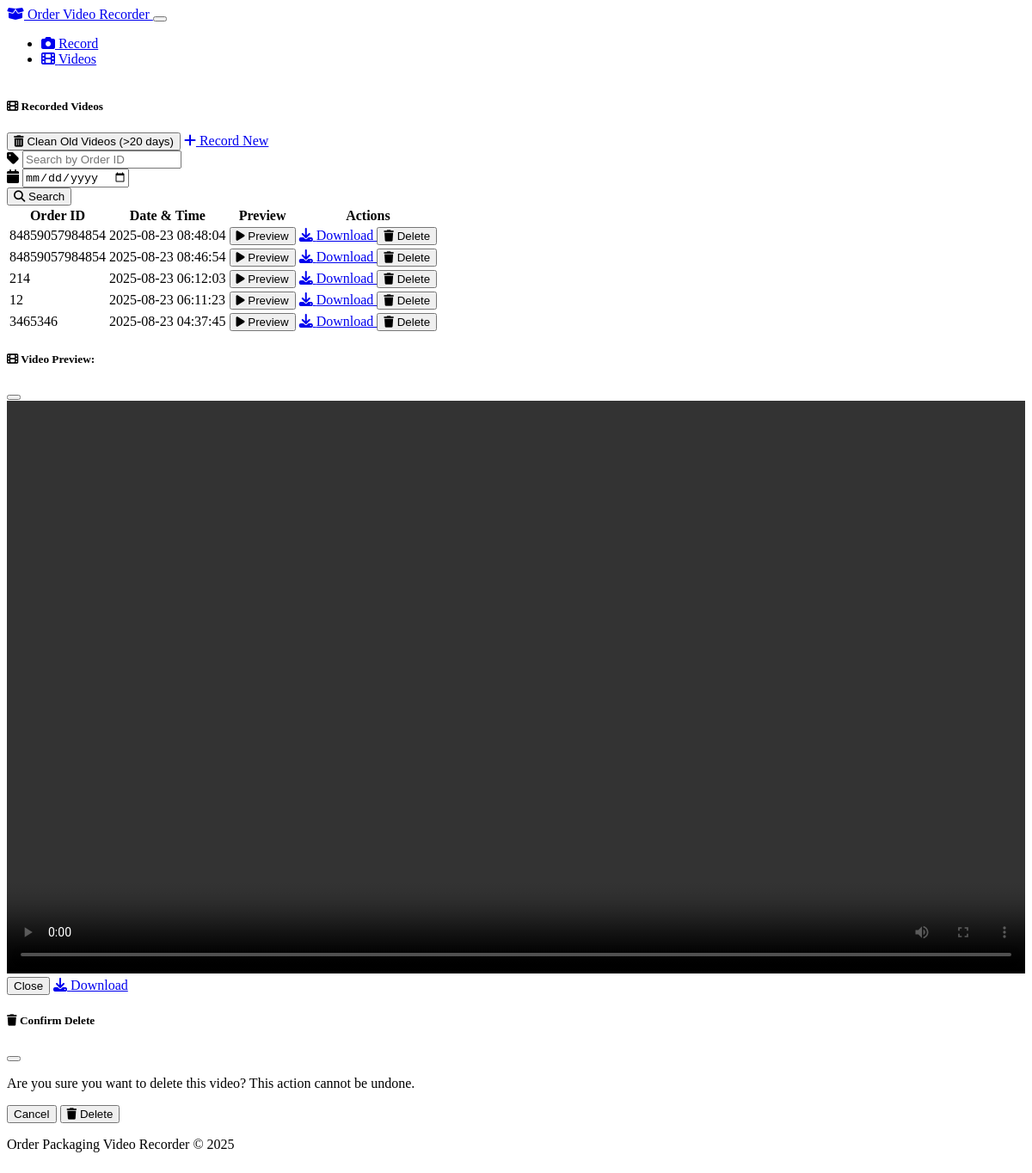
Screenshot of /search with the database file from the repository.
### models.py (models this page shows, shortened)
class OrderVideo(db.Model):
    id = db.Column(db.Integer, primary_key=True)
    order_id = db.Column(db.String(128), nullable=False, index=True)
    file_path = db.Column(db.String(255), nullable=False)
    created_at = db.Column(db.DateTime, default=datetime.utcnow)

### app.py (the view)
@app.route('/search')
def search():
    order_id = request.args.get('order_id', '')
    date_str = request.args.get('date', '')
    query = OrderVideo.query
    if order_id:
        query = query.filter(OrderVideo.order_id.contains(order_id))
    if date_str:
        try:
            search_date = datetime.strptime(date_str, '%Y-%m-%d').date()
            query = query.filter(db.func.date(OrderVideo.created_at) == search_date)
        except ValueError:
            logger.error(f"Invalid date format: {date_str}")
    videos = query.order_by(OrderVideo.created_at.desc()).all()
    return render_template('videos.html', videos=videos, search_term=order_id, search_date=date_str, now=datetime.now())

### templates/videos.html (shortened to what this page needs)
{% extends 'layout.html' %}
{% block content %}
<div class="row">
    <div class="col-md-12 mb-4">
        <div class="card">
            <div class="card-header bg-dark d-flex justify-content-between align-items-center">
                <h5 class="mb-0">
                    <i class="fas fa-film me-2"></i>
                    Recorded Videos
                </h5>
                <div>
                    <button id="cleanupBtn" class="btn btn-sm btn-warning me-2">
                        <i class="fas fa-trash-alt me-1"></i> Clean Old Videos (>20 days)
                    </button>
                    <a href="/" class="btn btn-sm btn-primary">
                        <i class="fas fa-plus me-1"></i> Record New
                    </a>
                </div>
            </div>
            <div class="card-body">
                <form action="/search" method="get" class="mb-4">
                    <div class="row g-3">
                        <div class="col-md-5">
                            <div class="input-group">
                                <span class="input-group-text">
                                    <i class="fas fa-tag"></i>
                                </span>
                                <input type="text" name="order_id" class="form-control" placeholder="Search by Order ID" value="{{ search_term or '' }}">
                            </div>
                        </div>
                        <div class="col-md-5">
                            <div class="input-group">
                                <span class="input-group-text">
                                    <i class="fas fa-calendar"></i>
                                </span>
                                <input type="date" name="date" class="form-control" value="{{ search_date or '' }}">
                            </div>
                        </div>
                        <div class="col-md-2">
                            <button type="submit" class="btn btn-secondary w-100">
                                <i class="fas fa-search me-1"></i> Search
                            </button>
                        </div>
                    </div>
                </form>
                {% if videos %}
                <div class="table-responsive">
                    <table class="table table-hover">
                        <thead>
                            <tr>
                                <th>Order ID</th>
                                <th>Date & Time</th>
                                <th>Preview</th>
                                <th>Actions</th>
                            </tr>
                        </thead>
                        <tbody>
                            {% for video in videos %}
                            <tr>
                                <td>{{ video.order_id }}</td>
                                <td>{{ video.created_at.strftime('%Y-%m-%d %H:%M:%S') }}</td>
                                <td>
                                    <button class="btn btn-sm btn-info preview-btn" data-video-src="{{ url_for('static', filename=video.file_path) }}" data-order-id="{{ video.order_id }}">
                                        <i class="fas fa-play me-1"></i> Preview
                                    </button>
                                </td>
                                <td>
                                    <div class="btn-group" role="group">
                                        <a href="{{ url_for('static', filename=video.file_path) }}" target="_blank" class="btn btn-sm btn-primary" download>
                                            <i class="fas fa-download me-1"></i> Download
                                        </a>
                                        <button class="btn btn-sm btn-danger delete-btn" data-video-id="{{ video.id }}">
                                            <i class="fas fa-trash me-1"></i> Delete
                                        </button>
                                    </div>
                                </td>
                            </tr>
                            {% endfor %}
                        </tbody>
                    </table>
                </div>
                {% else %}
                <div class="alert alert-info">
                    <i class="fas fa-info-circle me-2"></i>
                    No videos found. {% if search_term or search_date %}Try a different search.{% else %}Start recording videos to see them here.{% endif %}
                </div>
                {% endif %}
            </div>
        </div>
    </div>
</div>
<div class="modal fade" id="videoPreviewModal" tabindex="-1" aria-hidden="true">
    <div class="modal-dialog modal-lg">
        <div class="modal-content">
            <div class="modal-header">
                <h5 class="modal-title">
                    <i class="fas fa-film me-2"></i>
                    Video Preview:
                </h5>
                <button type="button" class="btn-close" data-bs-dismiss="modal" aria-label="Close"></button>
            </div>
            <div class="modal-body">
                <video id="videoPlayer" class="video-js vjs-default-skin vjs-big-play-centered" controls preload="auto" width="640" height="360">
                </video>
            </div>
            <div class="modal-footer">
                <button type="button" class="btn btn-secondary" data-bs-dismiss="modal">Close</button>
                <a id="downloadVideoBtn" href="#" class="btn btn-primary" download>
                    <i class="fas fa-download me-1"></i> Download
                </a>
            </div>
        </div>
    </div>
</div>
<div class="modal fade" id="deleteConfirmModal" tabindex="-1" aria-hidden="true">
    <div class="modal-dialog">
        <div class="modal-content">
            <div class="modal-header">
                <h5 class="modal-title">
                    <i class="fas fa-trash me-2"></i>
                    Confirm Delete
                </h5>
                <button type="button" class="btn-close" data-bs-dismiss="modal" aria-label="Close"></button>
            </div>
            <div class="modal-body">
                <p>Are you sure you want to delete this video? This action cannot be undone.</p>
            </div>
            <div class="modal-footer">
                <button type="button" class="btn btn-secondary" data-bs-dismiss="modal">Cancel</button>
                <button type="button" class="btn btn-danger" id="confirmDeleteBtn">
                    <i class="fas fa-trash me-1"></i> Delete
                </button>
            </div>
        </div>
    </div>
</div>
{% endblock %}

### templates/layout.html (shortened to what this page needs)
<!DOCTYPE html>
<html lang="en" data-bs-theme="dark">
<head>
    <link href="https://cdn.replit.com/agent/bootstrap-agent-dark-theme.min.css" rel="stylesheet">
    <link rel="stylesheet" href="https://cdnjs.cloudflare.com/ajax/libs/font-awesome/6.4.0/css/all.min.css">
    <link href="https://vjs.zencdn.net/8.0.4/video-js.css" rel="stylesheet">
    <link rel="stylesheet" href="{{ url_for('static', filename='css/style.css') }}">
</head>
<body>
    <nav class="navbar navbar-expand-lg navbar-dark bg-dark">
        <div class="container">
            <a class="navbar-brand" href="/">
                <i class="fas fa-box-open me-2"></i>
                Order Video Recorder
            </a>
            <button class="navbar-toggler" type="button" data-bs-toggle="collapse" data-bs-target="#navbarNav">
            </button>
            <div class="collapse navbar-collapse" id="navbarNav">
                <ul class="navbar-nav ms-auto">
                    <li class="nav-item">
                        <a class="nav-link {% if request.path == '/' %}active{% endif %}" href="/">
                            <i class="fas fa-camera me-1"></i> Record
                        </a>
                    </li>
                    <li class="nav-item">
                        <a class="nav-link {% if request.path == '/videos' %}active{% endif %}" href="/videos">
                            <i class="fas fa-film me-1"></i> Videos
                        </a>
                    </li>
                </ul>
            </div>
        </div>
    </nav>
    <main class="container my-4">
        {% block content %}{% endblock %}
    </main>
    <footer class="bg-dark text-center py-3 mt-5">
        <div class="container">
            <p class="text-muted mb-0">Order Packaging Video Recorder &copy; {{ now.year }}</p>
        </div>
    </footer>
</body>
</html>

### static/css/style.css (style rules this page uses)
body { min-height: 100vh; display: flex; flex-direction: column; }
main { flex: 1; }
.video-js { width: 100%; height: auto; aspect-ratio: 16/9; }

### rows the page displays
OrderVideo: order_id "84859057984854", created_at "2025-08-23 08:48:04"
OrderVideo: order_id "84859057984854", created_at "2025-08-23 08:46:54"
OrderVideo: order_id "214", created_at "2025-08-23 06:12:03"
OrderVideo: order_id "12", created_at "2025-08-23 06:11:23"
OrderVideo: order_id "3465346", created_at "2025-08-23 04:37:45"
